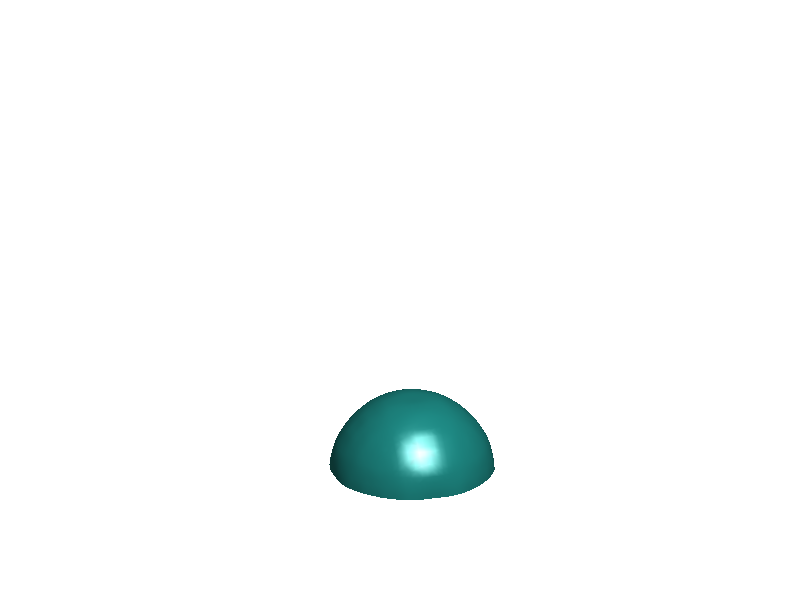

The MATLAB source for this figure:
Nx=50;
Ny=50;
Nz=70;
R=15;

% load initial
% u0=uout+ues; v0=vout+ves; w0=wout+wes; x0=xout+xes;
fi=ones(Nx,Ny,Nz);
r = zeros(Nx,Ny,Nz);

ancho=2;
for i=1:Nx
    for j=1:Ny
        for k=1:Nz
      r(i,j,k)=sqrt((i-Nx/2)^2+(j-Ny/2)^2+(k)^2);
      if r(i,j,k)>=R
      fi(i,j,k)=-1;
      end
        end
   
   end
end

fi = smooth3(fi,'box',5);
isosurface(fi,0)
axis equal, view (-16,24), axis off
axis([1 50 1 50 1 70]),
